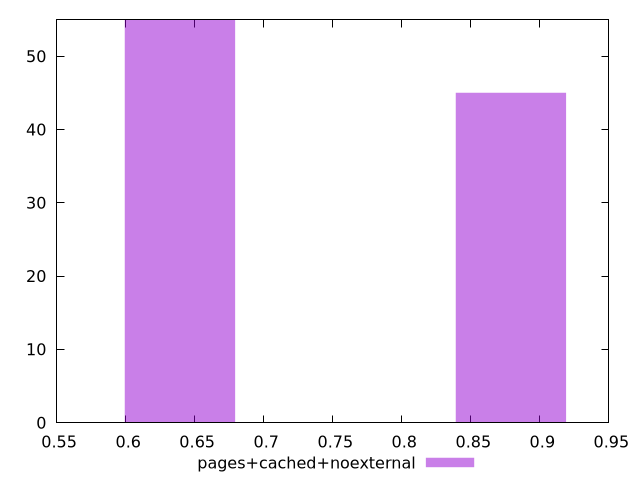

This chart was generated by the following gnuplot code:
$_pagesCachedNoexternal <<EOF
0.8790585762820826 45
0.639315328205151 55
EOF
set key outside below
set terminal pngcairo
set output "report_00006_2020-11-02T20-21-41.718Z/render-blocking-resources/pages+cached+noexternal//hist.png"
set yrange [0:55]
set boxwidth 0.07991441602564388
set style fill transparent solid 0.5 noborder
plot $_pagesCachedNoexternal title "pages+cached+noexternal" with boxes ,
